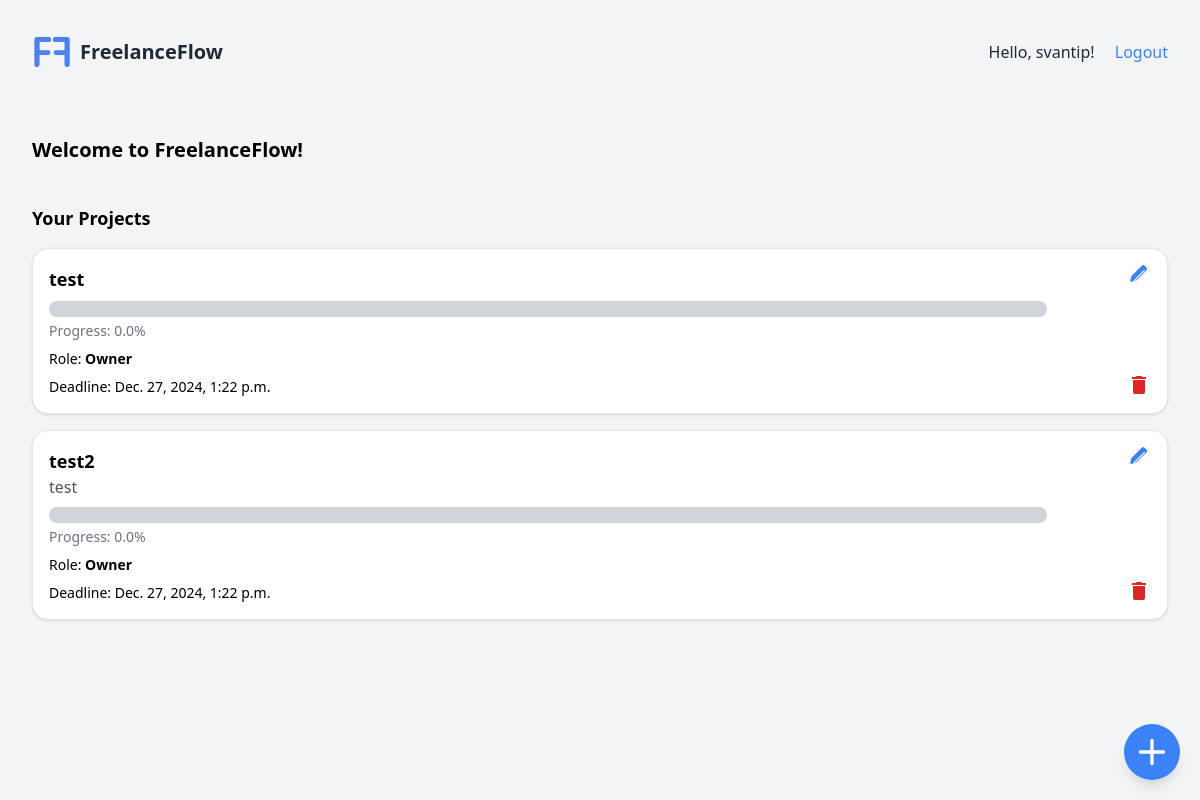
The page / (signed in) on the database as committed earlier.
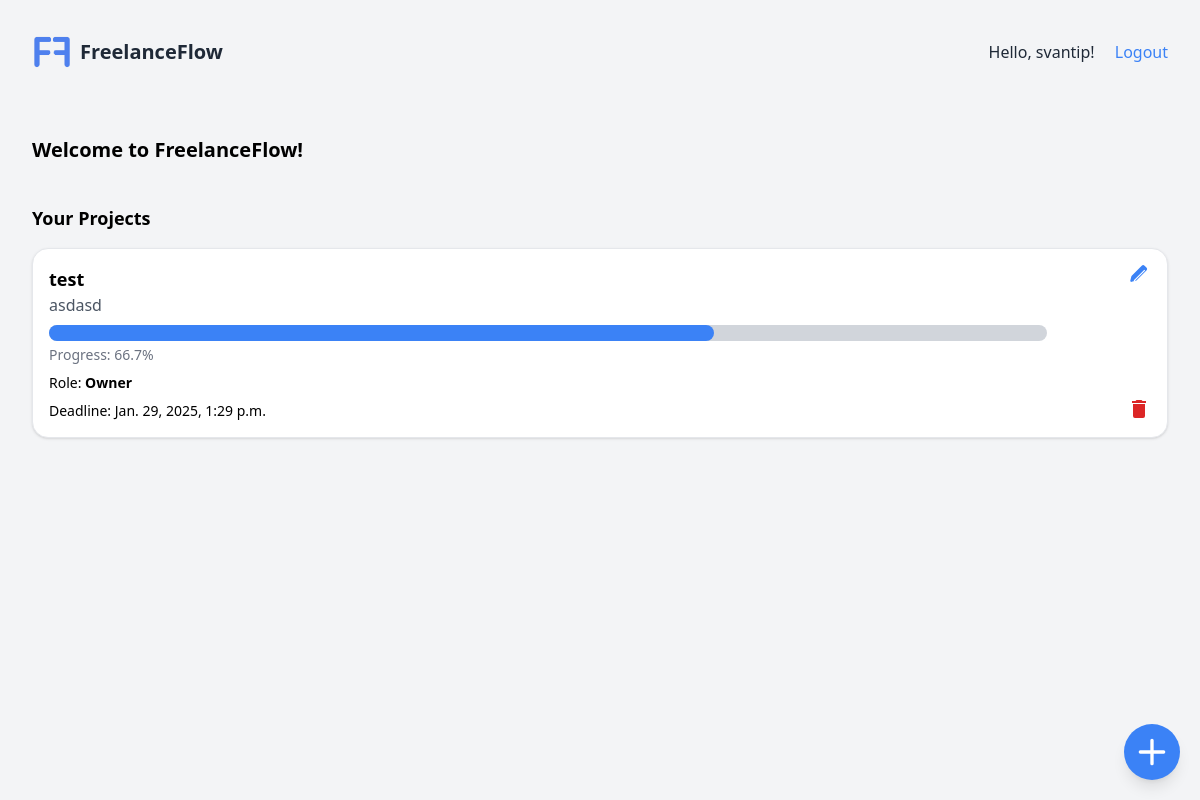
The same page on the database as committed later.
### myapp/models.py (models this page shows, shortened)
class Project(models.Model):
    project_id = models.BigAutoField(primary_key=True)
    PROJECT_STATUS_CHOICES = [
        ('ongoing', 'Ongoing'),         # (database_value, display_name)
        ('completed', 'Completed'),
    ]
    project_name = models.CharField(max_length=200, unique=True)
    project_description = models.TextField(blank=True)
    project_status = models.CharField(
        max_length=20, choices=PROJECT_STATUS_CHOICES)
    project_deadline = models.DateTimeField()
    project_created = models.DateTimeField(auto_now_add=True)
    project_updated = models.DateTimeField(auto_now=True)
    tags = models.ManyToManyField(Tag, related_name="projects", blank=True)
    owner = models.ForeignKey(
        User,
        on_delete=models.CASCADE,
        related_name="projects",
        null=True,  # Allows the field to accept NULL in the database
        blank=True,  # Makes it optional in forms
    )
    viewers = models.ManyToManyField(
        User, related_name="viewable_project", blank=True)
    def calculate_progress(self):
        total_tasks = self.tasks.count()
        completed_tasks = self.tasks.filter(task_status="completed").count()
        return (completed_tasks / total_tasks) * 100 if total_tasks > 0 else 0

### myapp/views.py (the view)
# urls.py: path('', views.home_view, name='home'),  # Home page
@login_required
def home_view(request):
    user = request.user
    projects = Project.objects.filter(
        owner=user) | Project.objects.filter(viewers=user)
    context = {"projects": projects}
    return render(request, "home.html", context)

### myapp/templates/home.html (shortened to what the changed rows need)
{% extends "base.html" %}
{% load static %}
{% block content %}
<div class="min-h-full w-full bg-gray-100">
  <div class="p-8">
    {% if user.is_authenticated %}
    <h1 class="text-xl font-bold mb-4 mt-5 lg:mt-0">Welcome to FreelanceFlow!</h1>
    <h2 class="text-lg font-semibold mb-4 mt-10">Your Projects</h2>
    {% if projects %}
    <ul class="space-y-4">
      {% for project in projects %}
      <li class="group relative">
        <div
          onclick="window.location.href='{% url 'myapp:project_details' project.project_id %}'"
          class="hover: cursor-pointer relative z-10 p-4 space-x-20 border rounded-2xl bg-white shadow flex flex-row justify-between transition-all duration-300 ease-in-out group-hover:w-7/8"
        >
          <div class="flex-1 text-left">
            <h3 class="text-lg font-semibold cursor-pointer">
              {{ project.project_name }}
            </h3>
            <p class="text-gray-600">{{ project.project_description }}</p>
            <div class="mt-2">
              <div class="w-full bg-gray-300 rounded-full h-4">
                <div
                  class="bg-blue-500 h-4 rounded-full"
                  style="width: {{ project.calculate_progress }}%;"
                ></div>
              </div>
              <p class="text-sm text-gray-500 mt-1">
                Progress: {{ project.calculate_progress|floatformat:1 }}%
              </p>
            </div>
            <p class="text-sm mt-2">
              Role: {% if project.owner == user %}
              <span class="font-semibold">Owner</span>
              {% else %}
              <span class="font-semibold">Viewer</span>
              <br />
              <span class="text-gray-600 text-sm">Owner: <span class="font-semibold">{{ project.owner.username }}</span></span>
              {% endif %}
            </p>
            <p class="text-sm mt-2">
              <span>Deadline: {{project.project_deadline}}</span>
            </p>
          </div>
          {% if project.owner == user %}
          <div class="flex flex-col items-center justify-between z-10">
            <a
              href="{% url 'myapp:edit_project' project.project_id %}"
              class="text-blue-500 hover:text-blue-700"
              title="Edit Project"
            >
              <svg
                xmlns="http://www.w3.org/2000/svg"
                class="h-5 w-5"
                viewBox="0 0 20 20"
                fill="currentColor"
              >
                <path
                  d="M17.414 2.586a2 2 0 010 2.828l-10 10a2 2 0 01-.828.414l-4 1a1 1 0 01-1.265-1.265l1-4a2 2 0 01.414-.828l10-10a2 2 0 012.828 0zm-2.121 2.121l-10 10-.293.293-.293 1.172 1.172-.293.293-.293 10-10L15.293 4.707z"
                />
              </svg>
            </a>
            <svg
              onclick="deleteProject(event, {{ project.project_id }})"
              class="h-6 w-6 text-red-600 hover:text-red-800 cursor-pointer"
              xmlns="http://www.w3.org/2000/svg"
              fill="currentColor"
              viewBox="0 0 24 24"
            >
              <path d="M6 19a2 2 0 002 2h8a2 2 0 002-2V7H6v12zM19 4h-3.5l-1-1h-5l-1 1H5v2h14V4z" />
            </svg>
          </div>
          {% endif %}
        </div>
      </li>
      {% endfor %}
    </ul>
    {% else %}
    <p class="text-gray-700">You have no projects to display.</p>
    {% endif %} {% else %}
    <h1 class="text-xl font-bold">Please log in to access your projects.</h1>
    {% endif %}
  </div>
</div>
{% endblock %}

Rows that differ between the two databases and show on the page:
removed Project: project_name "test", calculate_progress "0.0", shows "Owner", project_deadline "Dec. 27, 2024, 1:22 p.m."
removed Project: project_name "test2", project_description "test", calculate_progress "0.0", shows "Owner", project_deadline "Dec. 27, 2024, 1:22 p.m."
added Project: project_name "test", project_description "asdasd", calculate_progress "66.7", shows "Owner", project_deadline "Jan. 29, 2025, 1:29 p.m."
